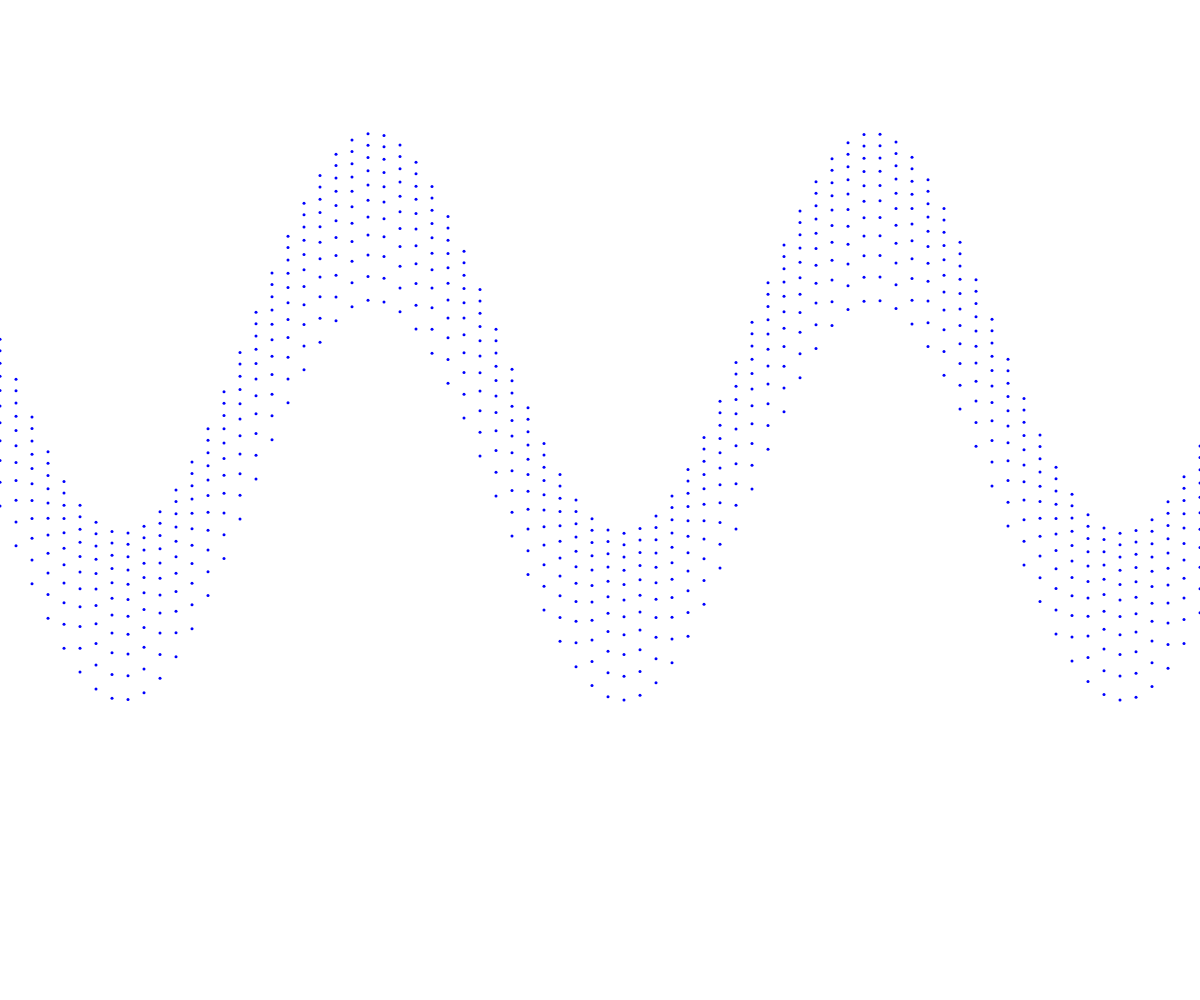
Frame 1 (no input)
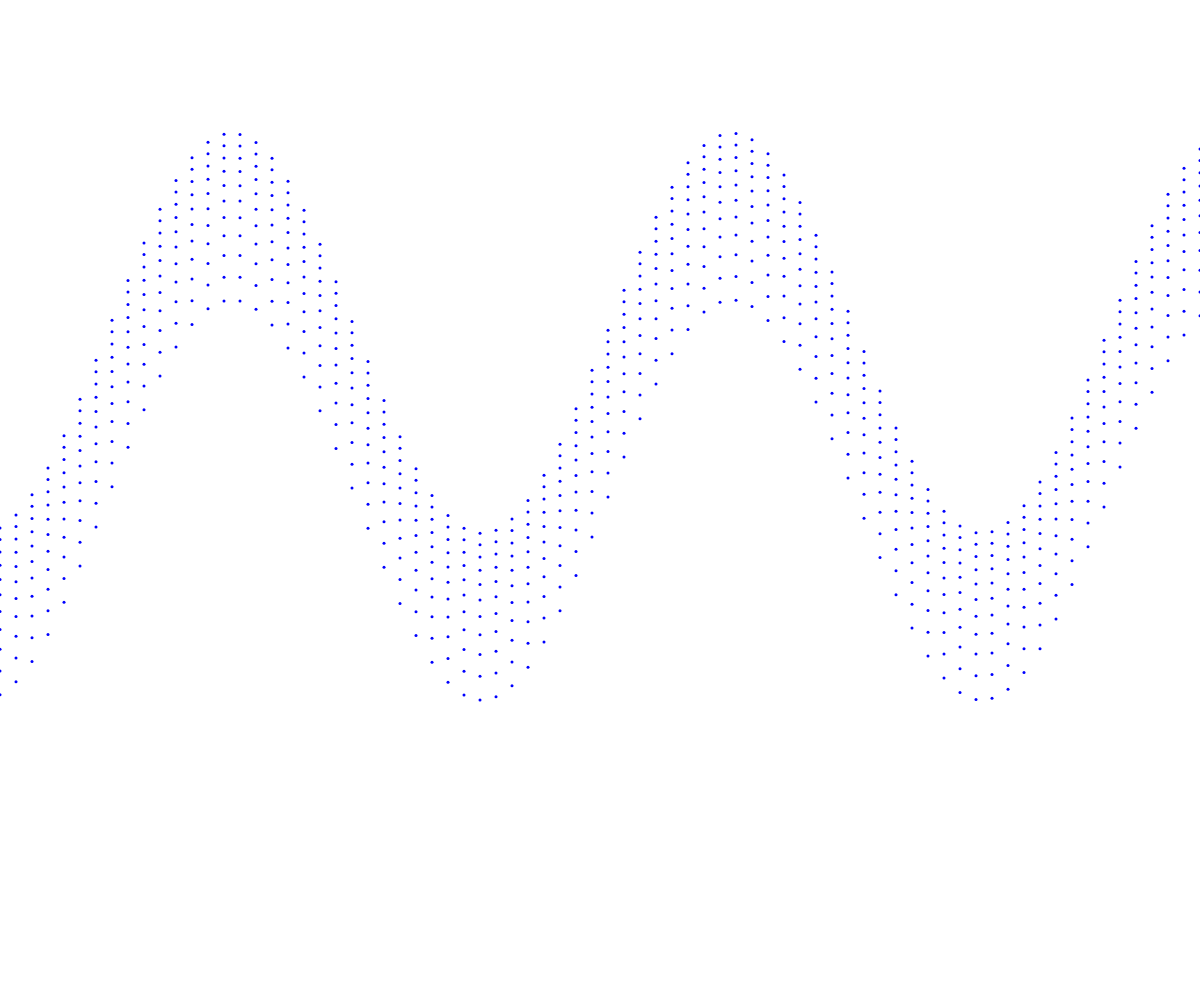
Frame 60 (no input)
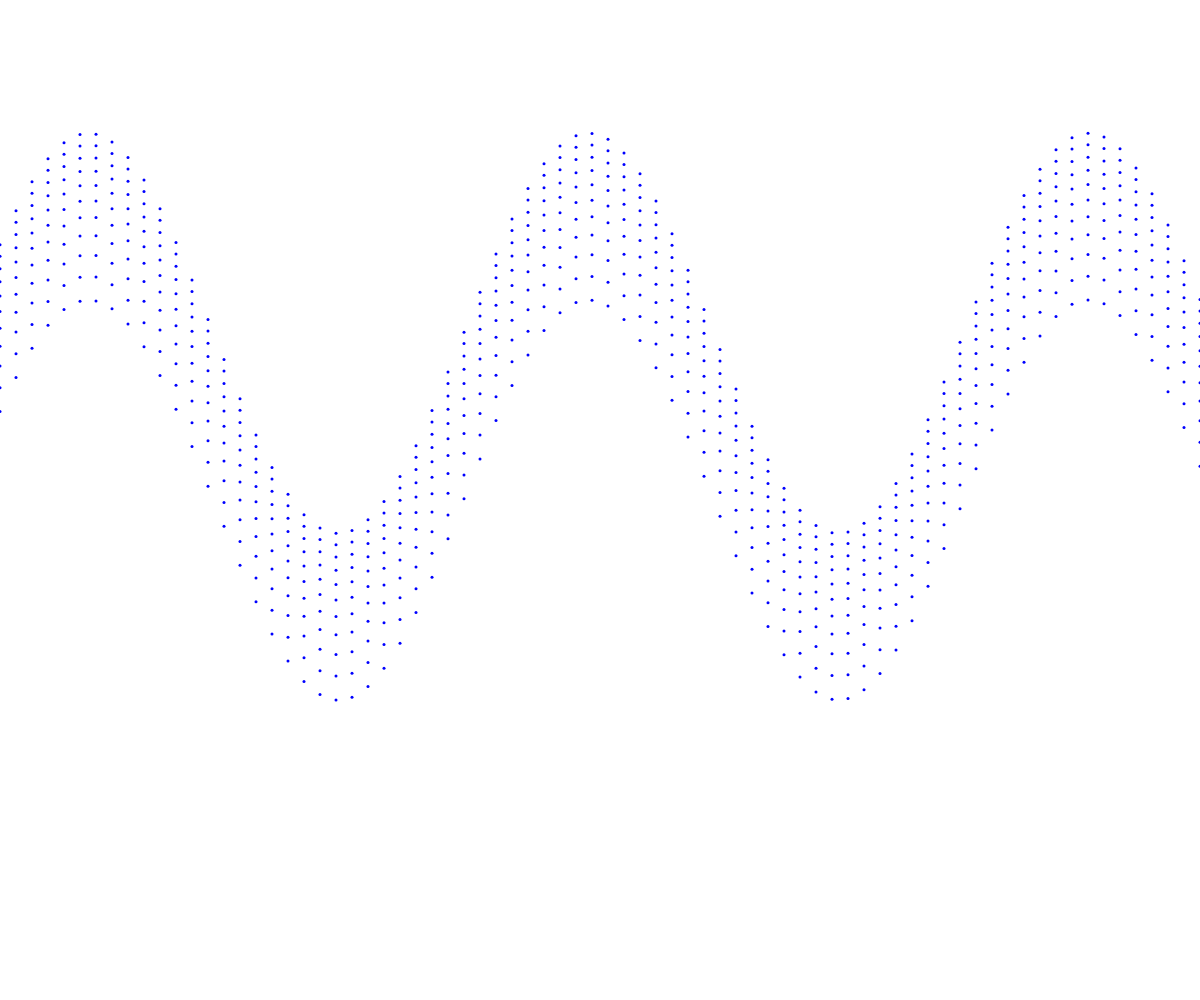
Frame 120 (the mouse pressed at the canvas centre since frame 60)

The p5.js sketch that drew these frames (run headless with seeded random() and noise() and a simulated clock; from frame 60 on, the mouse is pressed at the canvas centre):

// p5.js sketch
// ── sketch.js
let xSpace = 16;
let w;
let theta = 0.0;
let amplitude = 75.0;
let period = 500.0;
let dx;
let yValues;
var canvas;

function windowResized()
{
	resizeCanvas(windowWidth, windowHeight);
}

function setup()
{
	canvas = createCanvas(windowWidth, windowHeight);
	canvas.position(0, 0);
	canvas.style('z-index', '-1');
	canvas.style('overflow-x', 'hidden');

	
	w = width + 16;
	dx = (TWO_PI / period) * xSpace;
	yValues = new Array(floor (w / xSpace));
}



function draw()
{
	background(255);
  	calcWave();
  	renderWave();

}

function calcWave() {
  // Increment theta (try different values for
  // 'angular velocity' here)
  theta += 0.03;

  // For every x value, calculate a y value with sine function
  let x = theta;
  for (let i = 0; i < yValues.length; i++) {
    yValues[i] = sin(x) * 100 * 2;
    x += dx;
  }
}

function renderWave() {
  noStroke();
  fill(0,0,255);
  // A simple way to draw the wave with an ellipse at each location
  for (let x = 0; x < yValues.length; x++) {
    ellipse(x * xSpace, height / 2 + yValues[x], 3, 3);
  }
  noStroke();
  fill(0,0,255);
  // A simple way to draw the wave with an ellipse at each location
  for (let x = 0; x < yValues.length; x++) {
    ellipse(x * xSpace, height / 2.1 + yValues[x], 3, 3);
  }
  noStroke();
  fill(0,0,255);
  // A simple way to draw the wave with an ellipse at each location
  for (let x = 0; x < yValues.length; x++) {
    ellipse(x * xSpace, height / 2.2 + yValues[x], 3, 3);
  }
  noStroke();
  fill(0,0,255);
  // A simple way to draw the wave with an ellipse at each location
  for (let x = 0; x < yValues.length; x++) {
    ellipse(x * xSpace, height / 2.3 + yValues[x], 3, 3);
  }
  noStroke();
  fill(0,0,255);
  // A simple way to draw the wave with an ellipse at each location
  for (let x = 0; x < yValues.length; x++) {
    ellipse(x * xSpace, height / 2.4 + yValues[x], 3, 3);
  }
  noStroke();
  fill(0,0,255);
  // A simple way to draw the wave with an ellipse at each location
  for (let x = 0; x < yValues.length; x++) {
    ellipse(x * xSpace, height / 2.5 + yValues[x], 3, 3);
  }
  noStroke();
  fill(0,0,255);
  // A simple way to draw the wave with an ellipse at each location
  for (let x = 0; x < yValues.length; x++) {
    ellipse(x * xSpace, height / 2.6 + yValues[x], 3, 3);
  }
  noStroke();
  fill(0,0,255);
  // A simple way to draw the wave with an ellipse at each location
  for (let x = 0; x < yValues.length; x++) {
    ellipse(x * xSpace, height / 2.7 + yValues[x], 3, 3);
  }
  noStroke();
  fill(0,0,255);
  // A simple way to draw the wave with an ellipse at each location
  for (let x = 0; x < yValues.length; x++) {
    ellipse(x * xSpace, height / 2.8 + yValues[x], 3, 3);
  }
   noStroke();
  fill(0,0,255);
  // A simple way to draw the wave with an ellipse at each location
  for (let x = 0; x < yValues.length; x++) {
    ellipse(x * xSpace, height / 2.9 + yValues[x], 3, 3);
  }

 noStroke();
  fill(0,0,255);
  // A simple way to draw the wave with an ellipse at each location
  for (let x = 0; x < yValues.length; x++) {
    ellipse(x * xSpace, height / 3 + yValues[x], 3, 3);
  }

	 }
	 










// ── addimages.js
const images = ["compressedImages/image1.JPG",
				"compressedImages/image2.jpeg",
				"compressedImages/image3.jpeg",
				"compressedImages/image4.JPG",
				"compressedImages/image5.jpeg",
				"compressedImages/image6.JPG",
				"compressedImages/image7.JPG",
				"compressedImages/image8.JPG",
				"compressedImages/image9.JPG",
				"compressedImages/image10.JPG",
				"compressedImages/image11.JPG",
				"compressedImages/image12.JPG",
				"compressedImages/image13.JPG"]

let i = 0;
// var timer = setInterval(fadeImage, 3000);

/********************************************************************
** Description: Function to create a new img element at mouse click x and y 
** coordinates that will be passed as parameters. 
********************************************************************/

function placeImage(x, y) {
  var nextSrc = images[i]
  
  var img = document.createElement("img")
  img.setAttribute("src", nextSrc)
  img.setAttribute("draggable", "false")
  
  img.style.left = x + "px"
  img.style.top = y + "px"
  img.style.width = "20%";
  img.style.height = "auto"
  
  
  document.body.appendChild(img)
  
  i = i + 1
  if (i >= images.length) {
    i = 0
  }

}





/********************************************************************
** Description: Create a function to fade the opacity from 1 to 0 
** over span of a few seconds (probably 3s will do)
********************************************************************/

// function fadeImage()
// {
// 	img.style.opacity = "1";
// 	var id = setInterval(fade, 5);
// 	function frame ()
// 	{
// 	if (opacity == 0)
// 	{
// 		clearInterval(id);

// 	}
// 	else 
// 	{
// 		img.style.opacity -= .1
// 	}
	
// 	}
// }

/********************************************************************
** event listeners for click and touch to call function
********************************************************************/

document.addEventListener("click", function (event) {
  placeImage(event.pageX, event.pageY);
 	
 })


document.addEventListener("touchend", function (event) {
  placeImage(event.pageX, event.pageY)
})
